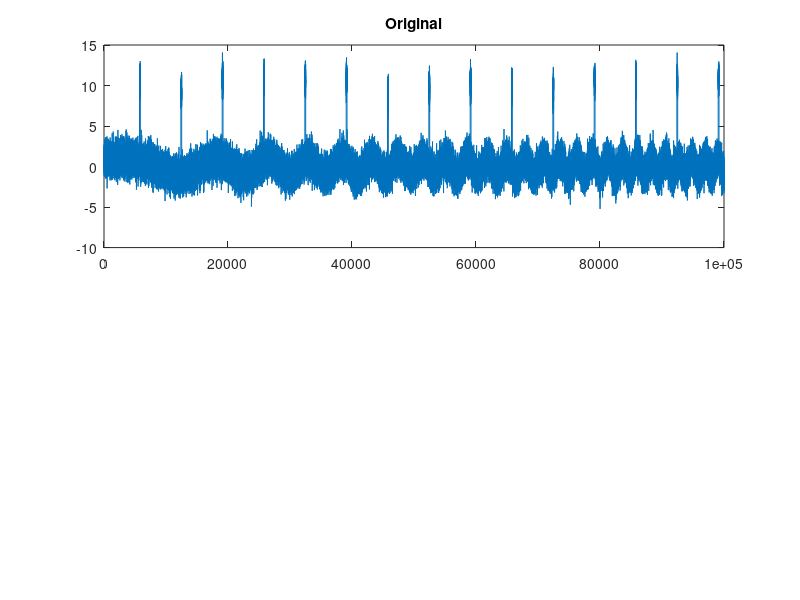

MATLAB code for this plot: (Note: this script raises an error after producing the figure.)
clear all;
clc;

%% PARAMETEREK
fs=1e5;       % mintaveteli frekvencia
t=0:1/fs:1;   % ido
x=chirp(t,1,t(end),50)+5*(square(2*pi*15*t+2*pi*rand,2)+1)+randn(size(t)); % a vizsgalt jel
wname='haar'; % mother wavelet tipusa
levels=7;     % hany szintu transzformaciot szeretnenk csinalni

%% WAVELET ANALIZIS
figure(1);
subplot(2,1,1);
plot(x);
xlim([0 length(x)-1]);
title('Original');
figure(2);
A=x;
for ii=1:levels
    [A,D]=dwt(A,wname);
    subplot(levels,2,2*ii-1);
    plot(A);
    xlim([0 length(A)-1]);
    title(sprintf('Level %d, approx.',ii));
    subplot(levels,2,2*ii);
    plot(D);
    xlim([0 length(D)-1]);
    title(sprintf('Level %d, detail',ii));
end
xr=idwt(A,D,wname);
figure(1);
subplot(2,1,2);
plot(xr);
xlim([0 length(xr)-1]);
title(sprintf('Reconstructed from level %d',levels));
